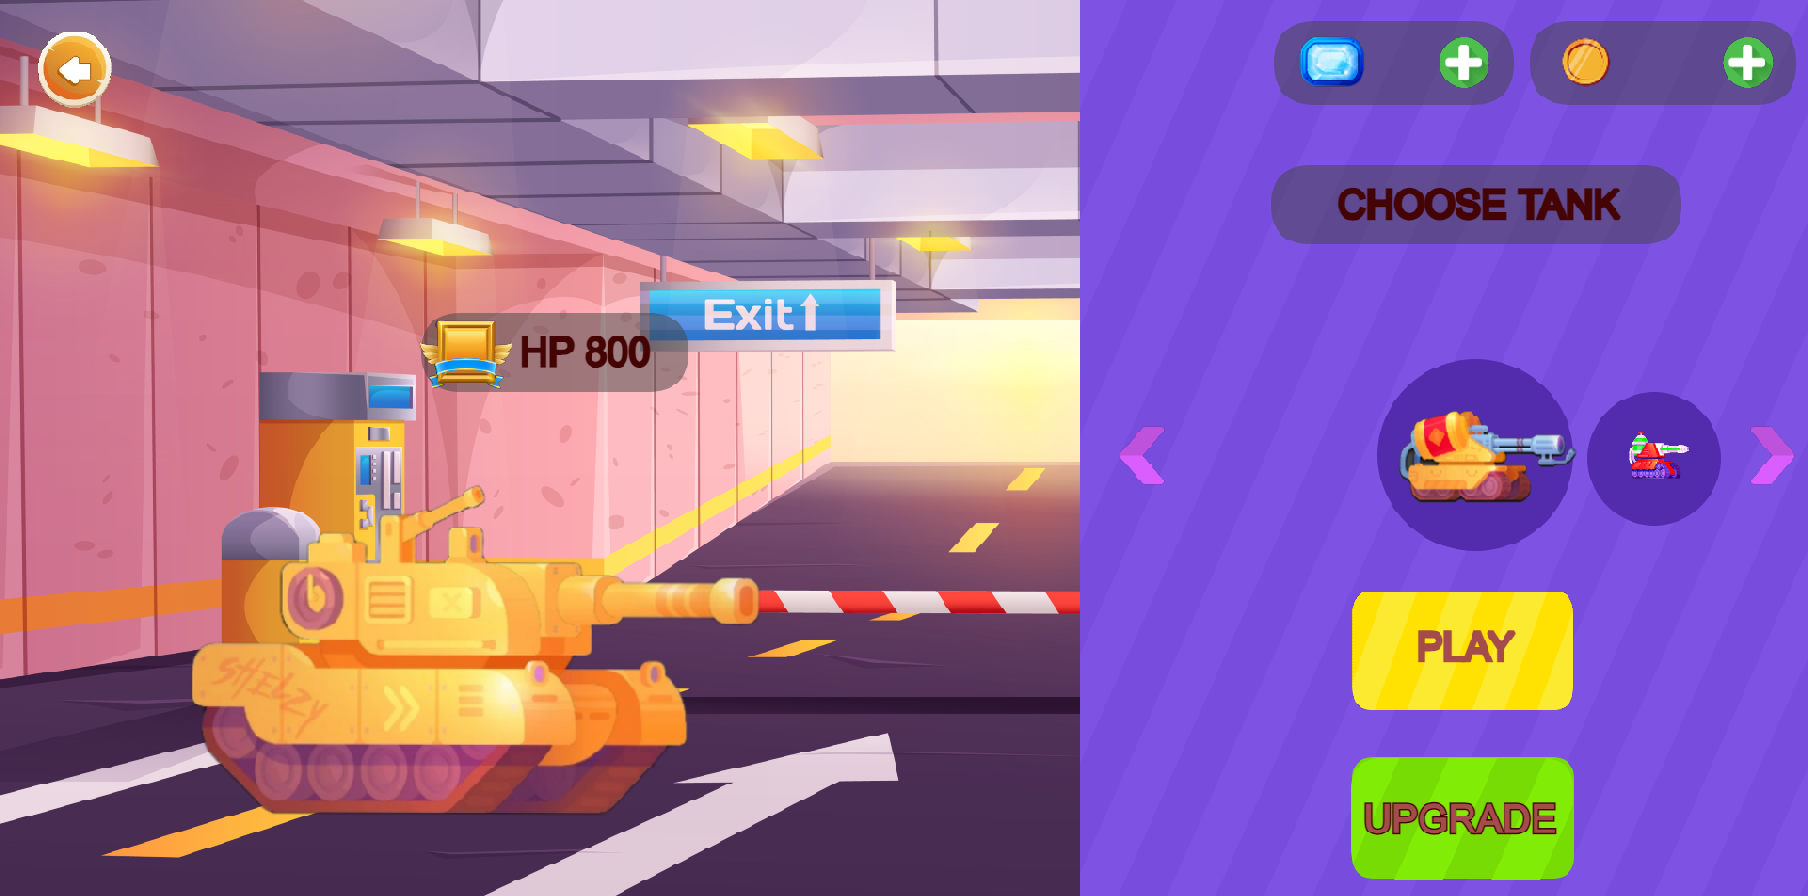

This is a level from a 2D game, rendered from its Tiled map with the project's own tilesets. A one-line summary and the map file follow, with tile-layer data summarised:
An orthogonal 113x56 tile map with 16x16 px tiles, 1 tile layer (Tile Layer 1), 3 tilesets.

<map version="1.9" tiledversion="1.9.2" orientation="orthogonal" renderorder="right-down" width="113" height="56" tilewidth="16" tileheight="16" infinite="0" nextlayerid="8" nextobjectid="4">
 <tileset firstgid="1" name="maaain" tilewidth="16" tileheight="16" spacing="2" margin="1" tilecount="6328" columns="113">
  <image source="maaain.png" width="2048" height="1024" />
 </tileset>
 <tileset firstgid="6329" name="newTest" tilewidth="16" tileheight="16" spacing="2" margin="1" tilecount="6328" columns="113">
  <image source="../newTest.png" width="2048" height="1024" />
 </tileset>
 <tileset firstgid="12657" name="Screen2" tilewidth="16" tileheight="16" spacing="2" margin="1" tilecount="6328" columns="113">
  <image source="../Screen2.png" width="2048" height="1024" />
 </tileset>
 <layer id="7" name="Tile Layer 1" width="113" height="56">
  <data>[6328 cells, 6328 non-empty, 6328 distinct tile ids]</data>
 </layer>
</map>
